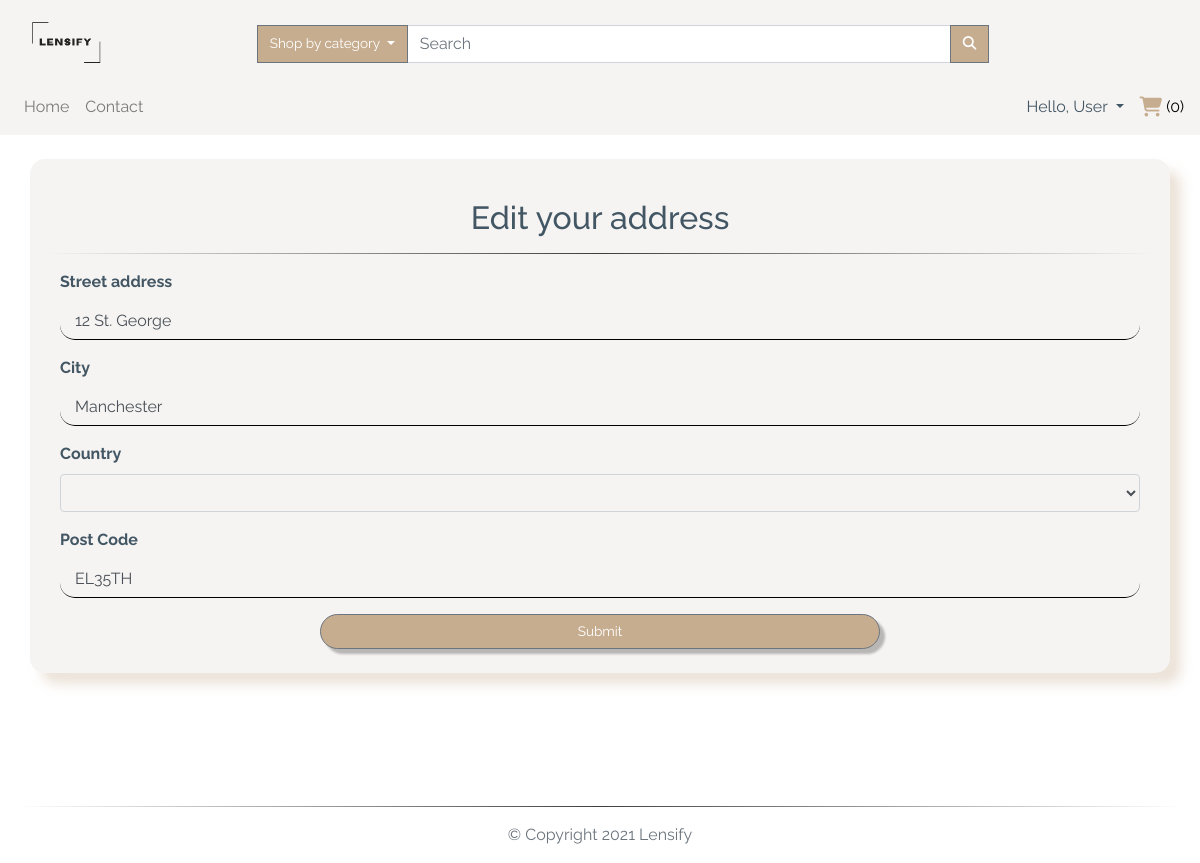
Screenshot of /profile/settings/3?update=True (signed in) with the database file from the repository.
### app/models.py (models this page shows, shortened)
class TimestampMixin(object):
    created_at = db.Column(db.DateTime, nullable=False,
                           default=datetime.utcnow)
    updated_at = db.Column(db.DateTime, onupdate=datetime.utcnow)

class User(db.Model, TimestampMixin, UserMixin):
    __tablename__ = "users"
    id = db.Column(db.Integer, primary_key=True)
    first_name = db.Column(db.String(50), nullable=False)
    last_name = db.Column(db.String(50), nullable=False)
    username = db.Column(db.String(50), unique=True, nullable=False)
    email = db.Column(db.String(115), unique=True, nullable=False)
    image_file = db.Column(db.String(80), nullable=False,
                           default="default.jpg")
    password_hash = db.Column(db.String(60), nullable=False)
    items_for_sale = db.relationship(
        "ItemForSale", backref="seller", lazy="dynamic")
    orders = db.relationship("Order", backref="buyer", lazy=True)
    address = db.relationship(
        "Address", secondary="user_addresses", backref="user", lazy="dynamic"
    )
    followed = db.relationship(
        "User", secondary=followers,
        primaryjoin=(followers.c.follower_id == id),
        secondaryjoin=(followers.c.followed_id == id),
        backref=db.backref("followers", lazy="dynamic"), lazy="dynamic")
    reviewed = db.relationship(
        "Review", backref="user_reviewed", primaryjoin=(Review.user_reviewed_id == id), lazy="dynamic"
    )
    reviewer = db.relationship(
        "Review", backref="user_reviewer", primaryjoin=(Review.user_reviewer_id == id), lazy="dynamic"
    )

class Address(db.Model, TimestampMixin):
    __tablename__ = "addresses"
    id = db.Column(db.Integer, primary_key=True)
    address = db.Column(db.String(200), nullable=False)
    country = db.Column(db.String(100), nullable=False)
    city = db.Column(db.String(100), nullable=False)
    post_code = db.Column(db.String(100), nullable=False)
    order = db.relationship(
        "Order", backref="order_address", lazy="dynamic")

### app/routes.py (the view, shortened to what this page needs)
@app.route("/profile/settings", methods=["POST", "GET"])
@app.route("/profile/settings/<address_id>", methods=["POST", "GET"])
@login_required
def user_settings(address_id=None):
    user = User.query.filter_by(id=current_user.id).first_or_404()
    form = UpdateDetailsForm(obj=user)
    all_user_addresses = user.address.all()
    if request.args.get('update') and address_id is not None:
        address = Address.query.get(address_id)
        if address in current_user.address:
            form = AddressForm(obj=address)
            if form.validate_on_submit():
                form.populate_obj(address)
                db.session.commit()
                flash("You have updated your address!", "success")
                return redirect(url_for("user_settings"))
        else:
            return render_template('404.html')
        return render_template("update_address.html", form=form)

### app/forms.py (shortened to what this page needs)
class UpdateDetailsForm(FlaskForm):
    first_name = StringField("First name",
                             validators=[DataRequired(), Alpha(
                                 message="Please use alphabetic characters only"),
                                 Length(min=3, max=20)])
    last_name = StringField("Last name",
                            validators=[DataRequired(), Alpha(
                                message="Please use alphabetic characters only"),
                                Length(min=3, max=20)])
    username = StringField("Username", validators=[
                           DataRequired(),  AlphaNumeric(
                               message="Please use alphabetic characters and numbers only"),
                           Length(min=4, max=12)])
    email = StringField("Email",
                        validators=[DataRequired(), Email()])
    picture = FileField('Profile picture', validators=[
        FileAllowed(['jpg', 'png', 'jpeg'])])
    submit_details = SubmitField("Update")

class AddressForm(FlaskForm):
    address = StringField("Street address", validators=[
                          DataRequired(), Length(min=5, max=30)])
    country = SelectField("Country", validators=[
                          DataRequired()], choices=choice)
    city = StringField("City", validators=[
                       DataRequired(), Length(min=5, max=30)])
    post_code = StringField("Post Code", validators=[
                            DataRequired(), Length(min=5, max=30)])
    submit_address = SubmitField("Submit")

### app/models.py (called while the page is built)
@login_manager.user_loader
def load_user(user_id):
    return User.query.get(int(user_id))

### app/routes.py (called while the page is built)
@app.before_request
def before_request():
    if current_user.is_authenticated:
        current_user.updated_at = datetime.utcnow()
        db.session.commit()

@app.context_processor
def inject_categories():
    categories = Category.query.join(
        ItemForSale, (Category.id == ItemForSale.category_id)).filter(ItemForSale.sold == False).all()
    return dict(categories=categories)

### app/templates/update_address.html (shortened to what this page needs)
{% extends "layout.html" %}
{% import "bootstrap/wtf.html" as wtf %}
{%block app_content%}
<div class="container custom-bg my-4">
    <form method="POST" class="py-4">
        <h2 class="m-3 text-center">Edit your address</h2>
        <hr>
        <div class="form-group col-12">
            {{wtf.form_field(form.address , class="form-control",placeholder="Enter your street address")}}
        </div>
        <div class="form-group col-12">
            {{wtf.form_field(form.city , class="form-control",placeholder="Enter your city")}}
        </div>
        <div class="form-group col-12">
            {{wtf.form_field(form.country , class="form-control")}}
        </div>
        <div class="form-group col-12">
            {{wtf.form_field(form.post_code , class="form-control",placeholder="Enter your post code")}}
        </div>
        <div class="form-row justify-content-center">
            {{wtf.form_field(form.submit_address, class="btn btn-block w-50 btn-secondary")}}
        </div>
    </form>
</div>
{%endblock app_content%}

### app/templates/layout.html (shortened to what this page needs)
{% extends "bootstrap/base.html" %}
{% block styles %}
<link rel="stylesheet" href="https://stackpath.bootstrapcdn.com/bootstrap/4.5.0/css/bootstrap.min.css"
>
<link rel="stylesheet" href="https://cdnjs.cloudflare.com/ajax/libs/animate.css/3.7.0/animate.css" />
<link rel="stylesheet" href="{{url_for('.static', filename='css/styles.css')}}" />
{% endblock styles %}
{% block body %}
{% block navbar %}
<nav class="navbar navbar-expand-lg navbar-light custom-bg">
  <a href="{{url_for('index')}}" class="col-4 col-md-2 logo-container">
    <img class="navbar-brand img-fluid mt-2" src="{{url_for('.static', filename='img/logo.png')}}" alt="logo" />
  </a>
  <div class="collapse navbar-collapse pt-2 col-12 col-lg-9" id="search">
    <form class="form-inline col-12 input-group" method='POST' action="{{ url_for('search') }}">
      <div class="dropdown ml-3 input-group-append">
        <button class="btn btn-secondary dropdown-toggle no-radius" type="button" id="dropdownMenuButton"
          data-toggle="dropdown" aria-haspopup="true" aria-expanded="false">
          Shop by category
        </button>
      </div>
      <input class="form-control col-8 input-group-append" type="search" placeholder="Search" aria-label="Search" name="search" >
      <div class="input-group-append">
        <button class="btn btn-secondary no-radius" type="submit">
          <i class="fas fa-search"></i>
        </button>
      </div>
    </form>
  </div>
</nav>
<nav class="navbar navbar-expand-lg navbar-light custom-bg py-0">
  <div id="links" class="collapse navbar-collapse py-2">
    <div class="navbar-nav text-center">
      <a class="nav-item nav-link" href="{{url_for('index')}}">Home</a>
      <a class="nav-item nav-link" href="{{url_for('contact')}}">Contact</a>
    </div>
    <div class="navbar-nav ml-auto text-center">
      {% if current_user.is_authenticated %}
      <div class="dropdown">
        <a class="dropdown-toggle" type="button" id="dropdownMenuButton" data-toggle="dropdown" aria-haspopup="true"
          aria-expanded="false">
          Hello, {{current_user.first_name.capitalize()}}
        </a>
      </div>
      <div class="ml-3 text-center d-none d-lg-block" id="cart">
        <a href="{{url_for('cart')}}">
          <i class="fas fa-shopping-cart fa-lg"></i> ({{session['cart']|length}})
        </a>
      </div>
      {%else%}
      <a class="nav-item nav-link mr-2" href="{{url_for('login')}}">Login</a>
      <a class="nav-item nav-link" href="{{url_for('register')}}">Register</a>
      {%endif%}
    </div>
  </div>
</nav>
{% endblock navbar%}
{% block content %}
<main class="my-auto">
  <div class="container-fluid">
    {% block app_content %} {% endblock app_content %}
  </div>
</main>
{% endblock content%}
<footer class="footer navbar-fixed-bottom">
  <div class="container-fluid">
    <hr>
    <p class="text-muted pb-3 text-center">
      &copy;
      Copyright
      Lensify
    </p>
  </div>
</footer>
{% endblock body %}

### app/static/css/styles.css (style rules this page uses)
:root { --main-color: #fff; --second-color: #425664; --third-color: #f6f4f2; --fourth-color: #c6ad8f; }
*, *::before, *::after { margin: 0; padding: 0; box-sizing: border-box; list-style: none; text-decoration: none; }
body, html { background: var(--main-color); min-height: 100vh; width: 100%; color: var(--second-color); font-family: "Raleway", sans-serif; word-break: normal; }
html { position: relative; }
.footer { position: absolute; bottom: 0; width: 100%; height: 10px; }
a { color: black; text-decoration: none; cursor: pointer; }
P { word-break: normal; }
.container { box-shadow: 0.7rem 0.7rem 0.7rem rgba(198, 173, 143, 0.341); border-radius: 15px; }
label { font-weight: bold; display: block; }
select.form-control { background-color: transparent; }
input[type="text"], input[type="password"], input[type="tel"] { border: none; padding-left: 15px; background: transparent; border-bottom: 1px solid black; border-radius: 15px; }
hr { border: none; height: 1px; background-image: linear-gradient( to right, rgba(0, 0, 0, 0), rgba(0, 0, 0, 0.75), rgba(0, 0, 0, 0) ); }
.btn { font-size: 85%; white-space: nowrap; }
.btn-secondary { filter: drop-shadow(5px 5px 1px rgba(0, 0, 0, 0.25)); background-color: var(--fourth-color); border-radius: 20px; color: var(--main-color); }
.no-radius { filter: none; border-radius: 0px; color: var(--main-color); }
.custom-bg { background-color: var(--third-color); }
.logo-container img { width: 70px; height: 55px; }
.fa-shopping-cart { color: var(--fourth-color); }

### rows the page displays
User: first_name "User"
Address: address "12 St. George", city "Manchester", post_code "EL35TH"

### other values shown
{{ session['cart']|length }} "0"
